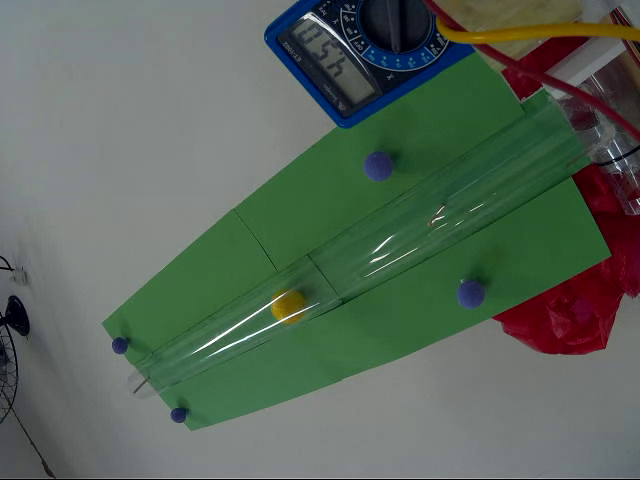
//> input picture frame 16 of data/identif/2017-07-04-140607.webm, 640 x 480 px, given in place of 2017-07-04-140008.webm, which was not available
$ ./main_bolinha   (built with g++ and OpenCV 4)
//> lines starting //> are read from the running program, lines starting //| are printed output that depends on the picture; after the words box and inside, x2 and y2 are one past the last pixel; in counts of white or black regions, pixels touching at a corner belong together; pictures that were not available may be replaced by others from this repository, and a replacement may not be noted
#include <iostream> // for standard I/O
#include <string>   // for strings
#include <iomanip>  // for controlling float print precision
#include <sstream>  // string to number conversion
#include <opencv2/core.hpp>     // Basic OpenCV structures (cv::Mat, Scalar)
#include <opencv2/imgproc.hpp>  // Gaussian Blur
#include <opencv2/videoio.hpp>
#include <opencv2/highgui.hpp>  // OpenCV window I/O
#include <opencv2/shape.hpp>
#include <opencv2/imgproc/imgproc.hpp>
#include <unistd.h>


using namespace std;
using namespace cv;

#define NVIDEOS 6

const char * logfile_end = ".csv";
const char *videofiles[NVIDEOS] = {
"../data/identif/2017-07-04-140008.webm",
"../data/identif/2017-07-04-140607.webm",
"../data/identif/2017-07-04-140620.webm",
"../data/identif/2017-07-04-140233.webm",
"../data/identif/2017-07-04-140613.webm",
"../data/identif/2017-07-04-140914.webm"};

float position;


float calc_position(Mat& frame);
void marker_setup();
float convert_to_height(cv::Point2f& point);

Mat element_M = getStructuringElement( MORPH_ELLIPSE,
                                     Size( 5, 5 ));
Mat element_P = getStructuringElement( MORPH_ELLIPSE,
                                     Size( 3, 3 ));

VideoCapture video_capture;//video_capture(filename);

Mat frame, view, mask;

Point2f origin, y_vec;

Mat cameraMatrix, distCoeffs;

int main(int argc, char** argv )
{


    /*** load calib matrix ***/
    FileStorage fs2("../data/out_camera_data.xml", FileStorage::READ);


    fs2["Camera_Matrix"] >> cameraMatrix;
    fs2["Distortion_Coefficients"] >> distCoeffs;

    cout << distCoeffs << endl;


    Size video_size = Size((int) video_capture.get(CAP_PROP_FRAME_WIDTH),
                     (int) video_capture.get(CAP_PROP_FRAME_HEIGHT));

    cout << "size x: " << video_size.width << " size y: " << video_size.height << endl;


    /*Create windows*/
    namedWindow("video", WINDOW_GUI_NORMAL);
    namedWindow("debug1", WINDOW_GUI_NORMAL);
    namedWindow("debug2", WINDOW_GUI_NORMAL);
    //namedWindow("undistort", WINDOW_GUI_NORMAL);
    //namedWindow("debug3", WINDOW_GUI_NORMAL);


    for(int i = 0; i < NVIDEOS; i++)
    {
         /*** open video ***/
        video_capture.open(videofiles[i]);


        if (!video_capture.isOpened())
        {
            cout  << "Could not open file " << videofiles[i] << endl;
            return -1;
        }
        marker_setup();

        char log_filename [100];
        strcpy(log_filename, videofiles[i]);
        strcpy(log_filename + strlen(videofiles[i])-5, logfile_end);

        //FILE * f_log = fopen (log_filename, "w");

        cout << "creating log file " << log_filename << endl;

        // [4 lines of commented-out code are left out]

        video_capture.set(CV_CAP_PROP_POS_FRAMES, 0);

        for(;;) //Show the image captured in the window and repeat
        {


            video_capture >> frame;

            //undistort(frame, view, cameraMatrix, distCoeffs);
            imshow("video", frame);

            if (frame.empty())
            {
                cout << " < < <  Game over!  > > > ";
                break;
            }
            //


            int altura = (int) 1024*calc_position(frame);
            altura = (altura > 1024)? 1024: altura;
            altura = (altura < 0)? 0 : altura;


            /**write to file**/
            //fprintf(f_log, "%d, ", altura);


            waitKey(0);


        }
        //fprintf(f_log, "\n");
        //fclose(f_log);

    }


    return 0;
}


void marker_setup()
{
//find position of calibration blobs

    namedWindow("calibrate", WINDOW_GUI_NORMAL);
    Mat hsv_frame, violet_mask;
    int c  = '0';
    vector<vector<Point> > contours;
    vector<Point2f> centers;
    vector<float> radii;
    while( 1)
    {

        video_capture >> frame;
//> frame is the input picture: 480 rows x 640 cols, CV_8UC3; mean B, G, R 89.1, 101.2, 87.8


        boxFilter(frame, frame, frame.type(), Size(3,3));
        cvtColor(frame, hsv_frame, CV_BGR2HSV);
//> hsv_frame: 480 rows x 640 cols, CV_8UC3; mean H, S, V 80.9, 72.1, 107.1

        Scalar hsv_lower_1(100, 100, 20);
        Scalar hsv_upper_1(255, 255, 255);

        inRange(hsv_frame, hsv_lower_1, hsv_upper_1, violet_mask);
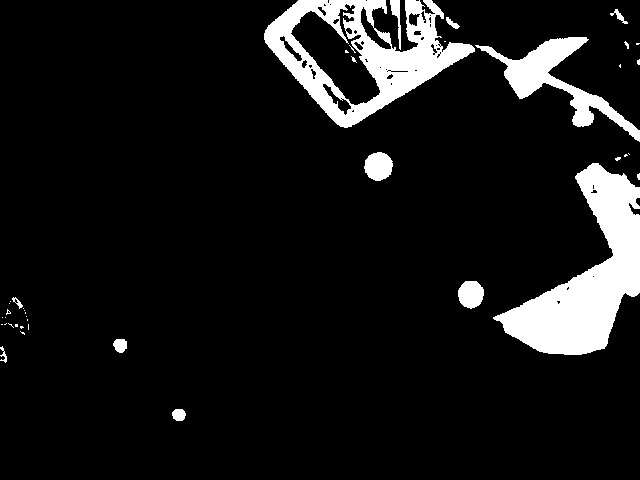
//> violet_mask: 480 rows x 640 cols, CV_8UC1; 9.2% white; 41 white regions (28 under 20 px), largest, box (x1, y1, x2, y2) and area: (493, 163, 640, 355) 11841, (264, 0, 475, 128) 10310, (475, 37, 640, 142) 4014
        //imshow("debug1", yellow_mask);


        erode(violet_mask, violet_mask, element_P);
//> element_P = [[0, 1, 0], [1, 1, 1], [0, 1, 0]]
        erode(violet_mask, violet_mask, element_P);
        dilate(violet_mask, violet_mask, element_P);
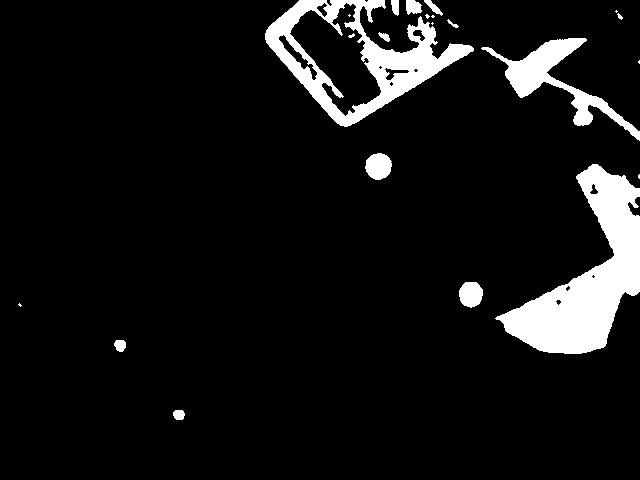
//> violet_mask: 480 rows x 640 cols, CV_8UC1; 8% white; 22 white regions (9 under 20 px)


       findContours(violet_mask, contours, RETR_EXTERNAL, CHAIN_APPROX_SIMPLE);
//> contours = 20 contours, 8 with area under 20; largest, box (x1, y1, x2, y2) and area: (265, 0, 474, 127) 13179, (495, 164, 640, 354) 11066, (481, 38, 640, 141) 3257, (365, 153, 392, 180) 520, (459, 282, 483, 308) 457


       centers.reserve(contours.size());
       radii.reserve(contours.size());
       for(int i = 0; i < contours.size(); i++)
       {
            minEnclosingCircle(contours[i], centers[i], radii[i]);


           circle(frame, Point(int(centers[i].x), int(centers[i].y)), int(radii[i]), radii[i], 2);
           Scalar color(0, 0, 255);
           char text [2] = {('0' + i), '\0'};
           putText(frame, text,Point(int(centers[i].x), int(centers[i].y)),  FONT_HERSHEY_SIMPLEX, 2.5, color);

       }
//> this loop made 20 passes
//> pass 1, in marker_setup, `putText(frame, text,Point(int(centers[i].x), int(centers[i].y)),  FONT..`:
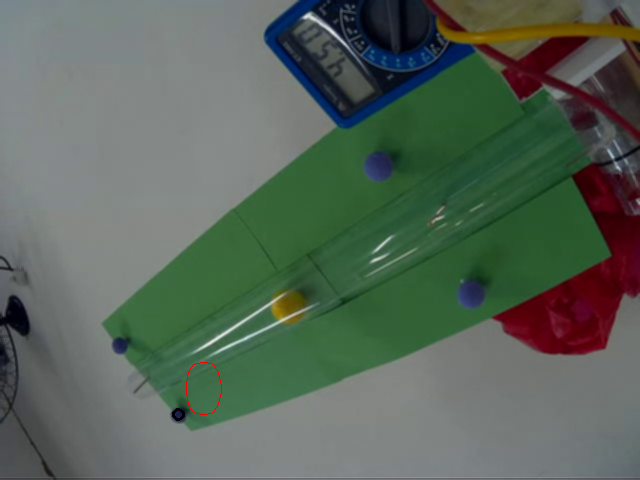
//> frame: 480 rows x 640 cols, CV_8UC3; mean B, G, R 89.1, 101.2, 88
//> pass 2, in marker_setup, `putText(frame, text,Point(int(centers[i].x), int(centers[i].y)),  FONT..`:
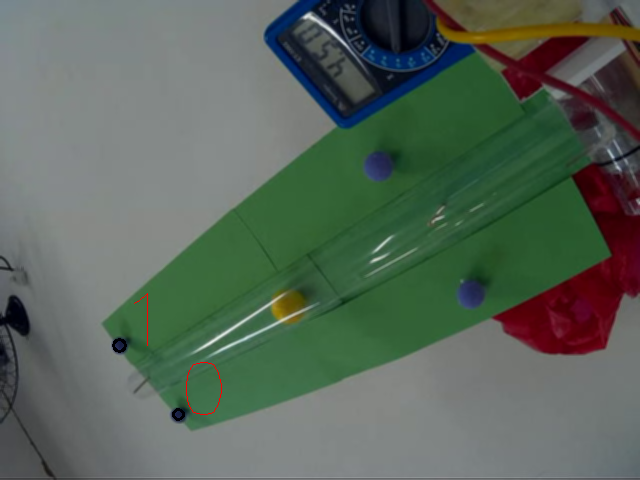
//> frame: 480 rows x 640 cols, CV_8UC3; 0.06% of pixels changed, all inside (x1, y1, x2, y2) = (112, 293, 148, 353)
//> after the loop:
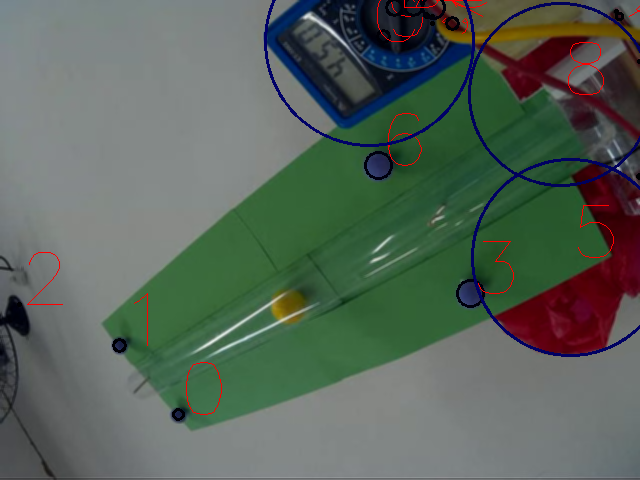
//> frame: 480 rows x 640 cols, CV_8UC3; mean B, G, R 89.2, 99.7, 87.6


        imshow("calibrate", frame);
         //if esc

        cout << "is input good? [y,n]: " << endl ;
        c = waitKey(0);
//> the Esc key is pressed


        if(c == 'y')
            break;


    }

     usleep(5000);


    int top_right, top_left, bottom_right, bottom_left;
    cout << "Index of top right ball: " << endl;
    c = waitKey(0);
    usleep(5000);

    top_right = (int)((char)c - '0');

    cout << top_right << endl;

    cout << "Index of top left ball: "<< endl;

    c = waitKey(0);
     usleep(5000);

     top_left = (int)((char)c - '0');

    cout << top_left << endl;

    cout << "Index of bottom right ball: "<< endl;
    c = waitKey(0);
     usleep(5000);

     bottom_right = (int)((char)c - '0');

    cout << bottom_right << endl;
    cout << "Index of bottom left ball: "<< endl;
    c = waitKey(0);
     usleep(5000);

     bottom_left = (int)((char)c - '0');

    cout << bottom_left << endl;

    cout << "OK! " << endl;
    waitKey(0);
    destroyWindow("calibrate");


    vector<Point2f> in = {centers[top_right], centers[top_left], centers[bottom_right], centers[bottom_left]}, out;
    undistortPoints(in, out, cameraMatrix, distCoeffs);

    origin = (out[2] + out[3])/2.0f;

    y_vec = (out[0] + out[1] -(out[2] + out[3]))/2.0f;

    float normsq = y_vec.dot(y_vec);
    y_vec = y_vec/normsq;


    mask = violet_mask;
    mask.setTo(0);
    int npts = 4;

    cv::Point points[1][4];
    points[0][0] = cv::Point(in[1]);
    points[0][1] = cv::Point(in[0]);
    points[0][2] = cv::Point(in[2]);
    points[0][3] = cv::Point(in[3]);

    const cv::Point* ppt[1] = { points[0] };

    fillPoly(mask, ppt, &npts, 1, cv::Scalar(255));


    imshow("calibrate", mask);

    return;


}

// [53 lines left out: functions convert_to_height, calc_position, not called in this run]

$ run again, starting later in the video
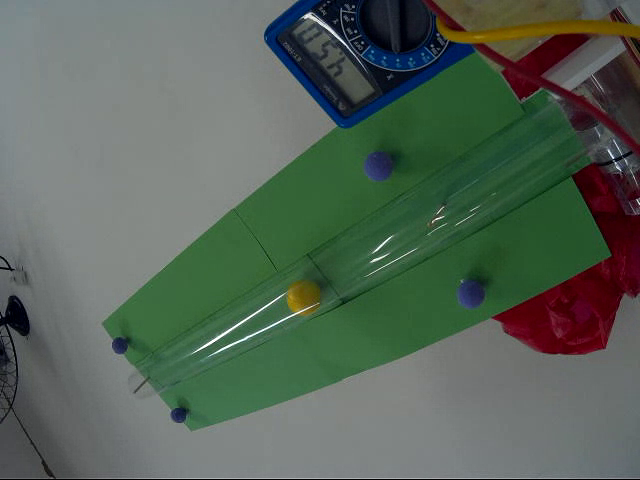
//> input picture frame 73 of data/identif/2017-07-04-140607.webm, 640 x 480 px, given in place of 2017-07-04-140008.webm, which was not available
//> in marker_setup, frame is the input picture: 480 rows x 640 cols, CV_8UC3; mean B, G, R 87.6, 99.8, 86.3
//> hsv_frame: 480 rows x 640 cols, CV_8UC3; mean H, S, V 80.4, 72.7, 105.5
//> in marker_setup, `inRange(hsv_frame, hsv_lower_1, hsv_upper_1, violet_mask);`:
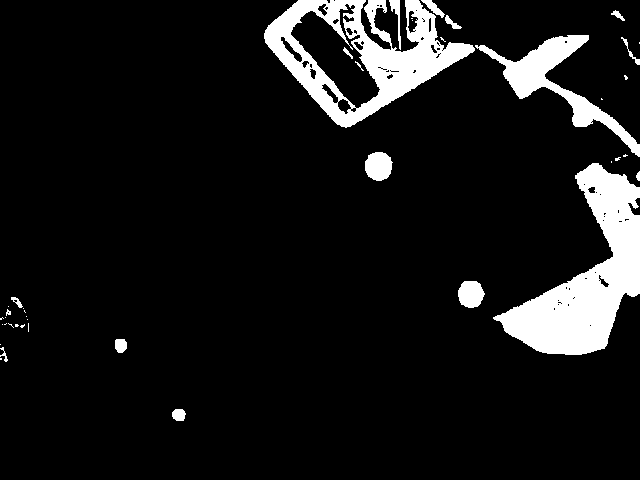
//> violet_mask: 480 rows x 640 cols, CV_8UC1; 9.2% white; 42 white regions (24 under 20 px), largest, box (x1, y1, x2, y2) and area: (493, 163, 640, 355) 11731, (264, 0, 475, 128) 10098, (475, 35, 640, 157) 4064
//> element_P = [[0, 1, 0], [1, 1, 1], [0, 1, 0]]
//> contours = 23 contours, 12 with area under 20; largest, box (x1, y1, x2, y2) and area: (495, 164, 640, 354) 11031, (265, 0, 474, 127) 7924, (479, 36, 640, 156) 3330, (366, 153, 392, 180) 514, (459, 282, 484, 307) 454
//> the loop in marker_setup, `for(int i = 0; i < contours.size(); i++)` made 23 passes
//> after the loop in marker_setup, `for(int i = 0; i < contours.size(); i++)`:
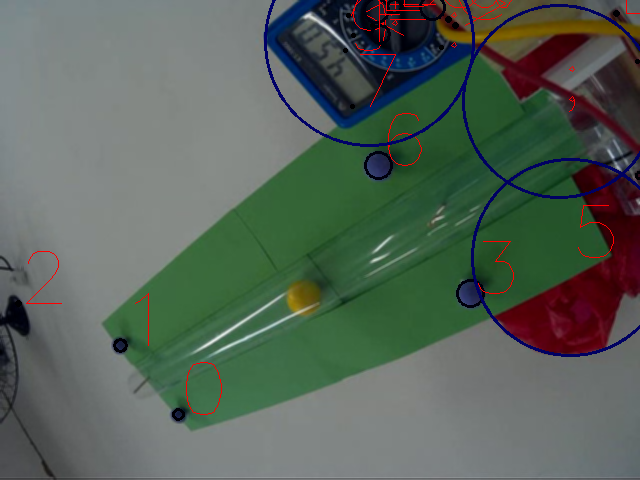
//> frame: 480 rows x 640 cols, CV_8UC3; mean B, G, R 87.8, 98.4, 86.3

$ run again, starting later in the video
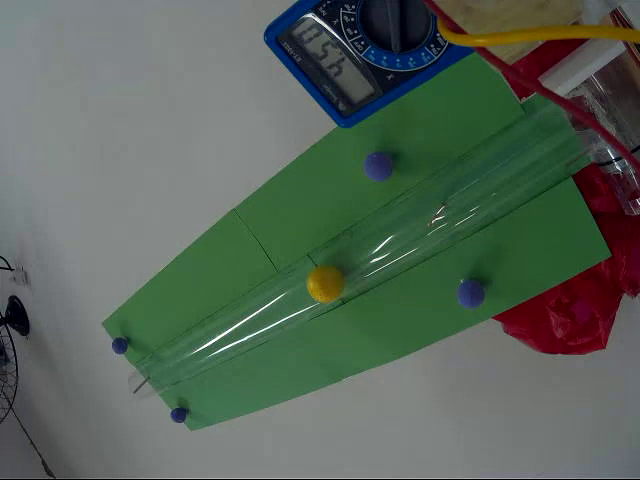
//> input picture frame 131 of data/identif/2017-07-04-140607.webm, 640 x 480 px, given in place of 2017-07-04-140008.webm, which was not available
//> in marker_setup, frame is the input picture: 480 rows x 640 cols, CV_8UC3; mean B, G, R 88.2, 99.7, 86.8
//> hsv_frame: 480 rows x 640 cols, CV_8UC3; mean H, S, V 81.1, 71.6, 105.6
//> in marker_setup, `inRange(hsv_frame, hsv_lower_1, hsv_upper_1, violet_mask);`:
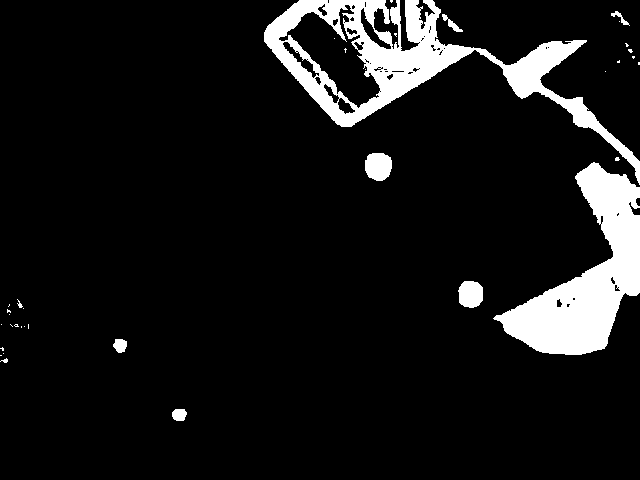
//> violet_mask: 480 rows x 640 cols, CV_8UC1; 9% white; 36 white regions (26 under 20 px), largest, box (x1, y1, x2, y2) and area: (264, 0, 640, 185) 14217, (493, 162, 640, 355) 11727, (365, 153, 392, 181) 624
//> element_P = [[0, 1, 0], [1, 1, 1], [0, 1, 0]]
//> contours = 13 contours, 3 with area under 20; largest, box (x1, y1, x2, y2) and area: (265, 0, 473, 126) 13630, (495, 163, 640, 354) 10958, (478, 41, 640, 182) 2949, (366, 154, 391, 180) 502, (459, 282, 482, 307) 446
//> the loop in marker_setup, `for(int i = 0; i < contours.size(); i++)` made 13 passes
//> after the loop in marker_setup, `for(int i = 0; i < contours.size(); i++)`:
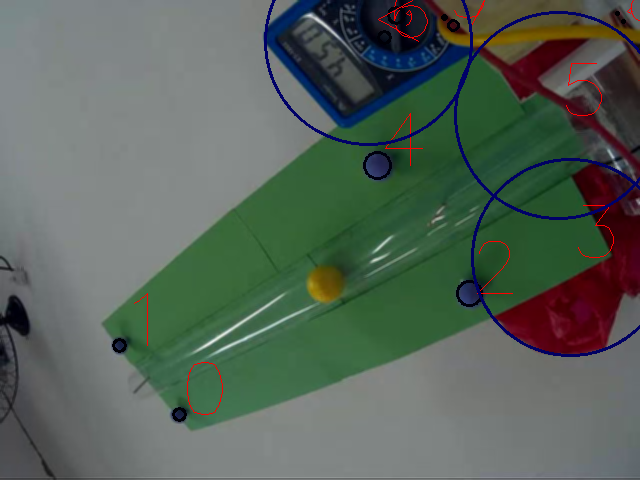
//> frame: 480 rows x 640 cols, CV_8UC3; mean B, G, R 88.6, 98.4, 86.6
